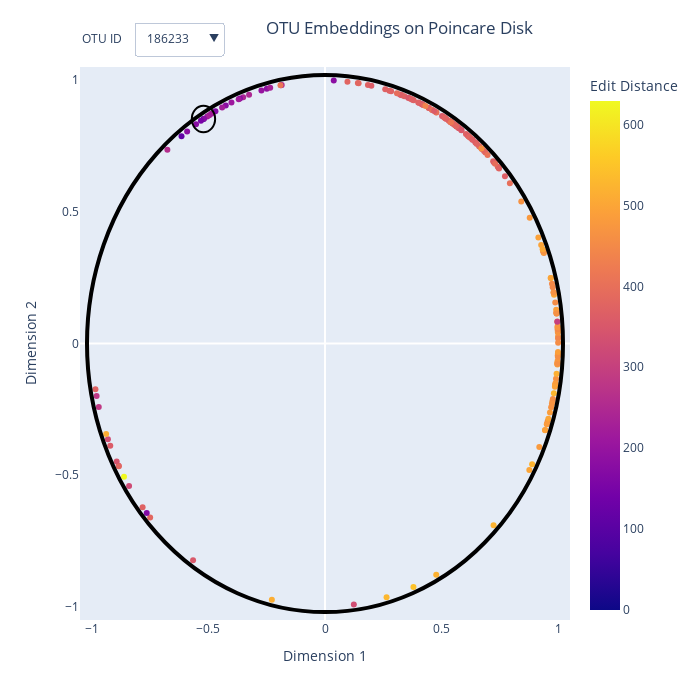

Notebook source saved alongside this figure:
### Code cell
fig = plot_otu_embeddings(otu_embeddings[:, 0], otu_embeddings[:, 1], otu_ids, edit_distance_matrix)
fig.show()
